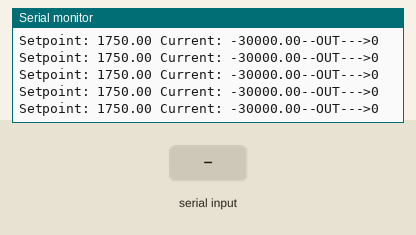
Recording of a sketch running on a simulated Arduino Uno, built with avr-gcc and run on an emulated ATmega328P. Parts: the last lines printed to the serial monitor. Inputs (shaded band) come from the test bench.

Above: at 1.2 s.
1.3 s: "90,45\n" received over Serial
At 1.33 s:
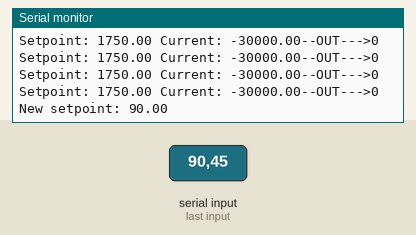
2.9 s: "30,150\n" received over Serial
At 3.9 s:
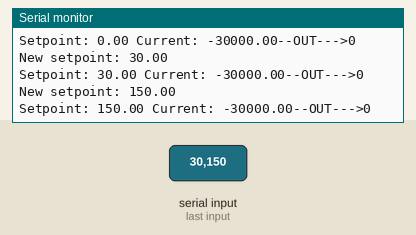
5.9 s: "5\n" received over Serial
At 6.9 s:
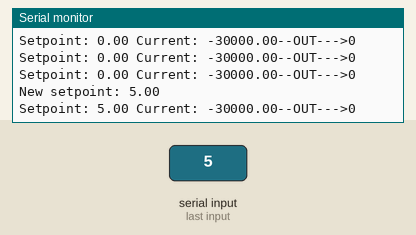
Timing chart, 0 to 8.9 s (numbered marks = the images above; inputs shaded):
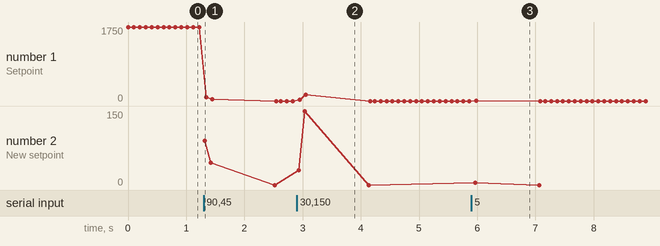

Measured:
- after the input at 1.3 s, the serial monitor: prints a new line at once (image 1)
- after the input at 2.9 s, the serial monitor: prints a new line at once (image 2)
- after the input at 5.9 s, the serial monitor: prints a new line after 0.06 s (image 3)

The sketch:

Cell_Temp_Controller_PP2-V2-C2.ino
```cpp
#include <SPI.h>
#include <PID_v1.h>

const int CS_Cell_Temp_ADC = 10;
const int CS_Cell_Temp_DAC = 6;

double Input, Output;
double Kp=25, Ki=1, Kd=0.3, Setpoint= 1750;// 75 degree Celsius/R = 1480 OHM SONDE NTC 10K (Jaune)
PID myPID(&Input, &Output, &Setpoint, Kp, Ki, Kd, REVERSE);

void setup() {
  pinMode(CS_Cell_Temp_ADC, OUTPUT);
  pinMode(CS_Cell_Temp_DAC, OUTPUT);
  digitalWrite(CS_Cell_Temp_ADC, HIGH);
  digitalWrite(CS_Cell_Temp_DAC, HIGH);
  Serial.begin(9600);
  SPI.begin();
  myPID.SetMode(AUTOMATIC);
  myPID.SetOutputLimits(0, 32767);

  //SPI.setClockDivider(SPI_CLOCK_DIV128); // Lower the SPI transmision speed

}

void loop() {
  // Change setpoint in real time
  if(Serial.available()){
    Setpoint = Serial.parseInt();
    Serial.print("New setpoint: ");
    Serial.println(Setpoint);
  }
  Input = Cell_Temp_Read();
  myPID.Compute();
  Serial.print("Setpoint: ");
  Serial.print(Setpoint);
  Serial.print(" Current: ");
  Serial.print(Input);
  Serial.print("--OUT--->");
  Serial.println((int)Output);
  Cell_Temp_Write((int) Output);
  delay(100);
}

double Cell_Temp_Read(){
  digitalWrite(CS_Cell_Temp_ADC, LOW);
  unsigned int a = SPI.transfer(0x0);
  unsigned int b = SPI.transfer(0x0);
  digitalWrite(CS_Cell_Temp_ADC, HIGH);

  unsigned int adc_value = ((a << 8) | b);
  double Weatstone_V = (((double) adc_value / 32767) - 1) * 1.25;

  return (double)(((0.5-(Weatstone_V/1.25))/((0.5+Weatstone_V/1.25)))*10000);
}

void Cell_Temp_Write(int correction){
  byte a = (unsigned int) correction >> 8;
  byte b = (unsigned int) correction & 0xff;
  digitalWrite(CS_Cell_Temp_DAC, LOW);
  SPI.transfer(a);
  SPI.transfer(b);
  digitalWrite(CS_Cell_Temp_DAC, HIGH);
}
```
